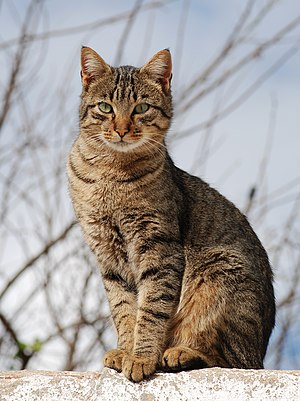
#> input picture day7/pic/img1.jpg, 300 x 401 px
$ jupyter execute --allow-errors start_1.ipynb
#> lines starting #> are read from the running program, lines starting #| are printed output that depends on the picture
[cell 1]
# 프로그램에서 x변수는 열, 행은 사실 크게 의미가 없다.

import numpy as np
x = [[2,3,4],[22,33,44]]
val = 100
x2 = np.array(x)
x2 + [3,4,5] # broadcast의 개념

[cell 2]
from PIL import Image
img = Image.open('./pic/img1.jpg')
#> img is the input picture: PIL image 300x401 RGB; mean R, G, B 161.8, 154.8, 150.2
img # 불러온 이미지를 봄

[cell 3]
np.array(img)

[cell 4]
import os
import matplotlib.pyplot as plt
folderName = ('./pic/')
file_list = os.listdir(folderName)
file_list # 해당 폴더에 있는 파일을 리스트 구조로 보여줌

[cell 5]
from PIL import Image
fileName = folderName + file_list[0]
img = Image.open(fileName)
img = img.resize((100,200)) # 너비 100, 높이 200 / 행은 200, 열은 100
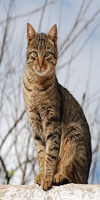
#> img: PIL image 100x200 RGB; mean R, G, B 161.8, 154.8, 150.2
# 이미지와 이미지의 연산에서는 사이즈크기가 같아야함
# 여러 사진으로 작업한다고 할때 사이즈크기를 같게 해야하므로 resize 작업 필요함
img

[cell 6]
np.shape(img)
imgArray = np.array(img)
re = imgArray - [100]
plt.imshow(re)
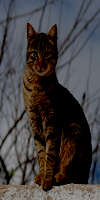
#> shown: shape (200, 100, 3); mean R, G, B 68.1, 64.4, 64.8

#### Python 폴더 관련 모듈
> 파일과 폴더의 차이: 확장자(파일의 성격을 규정하는 지침서)의 유무
1. 파일 폴더의 리스트화 및 추출
- 파일과 폴더를 구분
- 폴더내의 자료를 리스트화 할 수 있다.

[cell 7]
import os, glob
filter(os.path.isdir, glob.glob("./*")) # 현재폴더의 디렉토리와 모든 파일을 보고자 할때
dataList = glob.glob("./*") # 카멜표기법
# glob -> 사용자가 제시한 조건에 맞는 파일명을 리스트형식으로 반환
folderList = []
for x in dataList: # 객체할당
    print(x[2:])
    if '.' not in x [2:]:
        folderList.append(x)
folderList

- 위의 구문은 아래와 같이도 작성가능하다.

[cell 8]
# eee / jpg234.jpg
folderList = []
for x in dataList:
    if len(x[2:].split('.')) == 1:
        folderList.append(x)

folderList

# if x.split('.')[1] == 'jpg': # 참고 확장자에 대한 정보가 jpg라면

[cell 9]
x1 = dataList[0]
x2 = dataList[1]

if '.' in x1:
    print('파일')
else:
    print('폴더')

[cell 10]
for i in x1[2:]:
    print(i)

2. 추출한 폴더의 복사

[cell 11]
import shutil
folderList = ['./pic', './kim'] # 자기의 폴더명
for folderName in folderList:
    newName = folderName + '복사본'
    shutil.copytree(folderName,newName) # 원본, 복사되는 이름(새로생김)

[cell 12]
# 원본, 복사되는 이름(새로생김)
# 하고자 하는 작업을 나열

# shutil.copytree('./pic',)
# shutil.copytree('./kim',)

# 변수로 치환
# folderName = './pic'; newName = './pic' + '복사본'
# # shutil.copytree('./pic',)
# folderName = './kim'; newName = './kim' + '복사본'
# # shutil.copytree('./kim',)

# 변수명을 리스트로 변환
# folderList = ['./pic', './kim']
# folderName = folderList[0]; newName = folderList[0] = '복사본'
# # shutil.copytree('./pic',)
# folderName = folderList[1]; newName = folderList[1] = '복사본'
# # shutil.copytree('./kim',)

# 다음은 for문

#> (a cell that did not finish here is left out)

#### numpy 모듈을 이용한 연산

[cell 14]
import numpy as np
x = np.array([[22,3,4],[2,2,3]])
#[1번사람[x1,x2,x3],2번사람[x1,x2,x3]], x1을 몸무게/ x2를 나이/ x3를 수명량이라고 가정
y = np.array([100,150]) # 1번사람의 혈압이 100 / 2번사람의 혈압이 150일때
w = np.array([3,5,8]) # x1의 w값 3 / x2의 w값 5 / x3의 w값 8
np.sum(x)
np.array(x).sum()
# x.sum -> x는 np로 변환되지 않으면 리스트이므로, 합계가 되지 않는다.

y1 = x * w
y_hat = [] # 예측값
for i in y1:
    y_hat.append(i.sum())
print(y_hat)
type(y)

# NA: 입력되지 않은 값 -> 사칙연산이 안됨
# 즉 모든연산이 오류가 날 경우가 생긴다. NA로 들어오는 데이터를 어떻게 처리할 것이냐?

- 위의 for 구문은 아래와 같이 표현이 가능하다

[cell 15]
y_hat = [i.sum() for i in y1]
y_hat

#### for 컴프리헨션
> 첫 for 구문은 아래와 같이 사용이 가능하다.

[cell 16]
number = []
for x in range(10):
    number.append(x)
number
